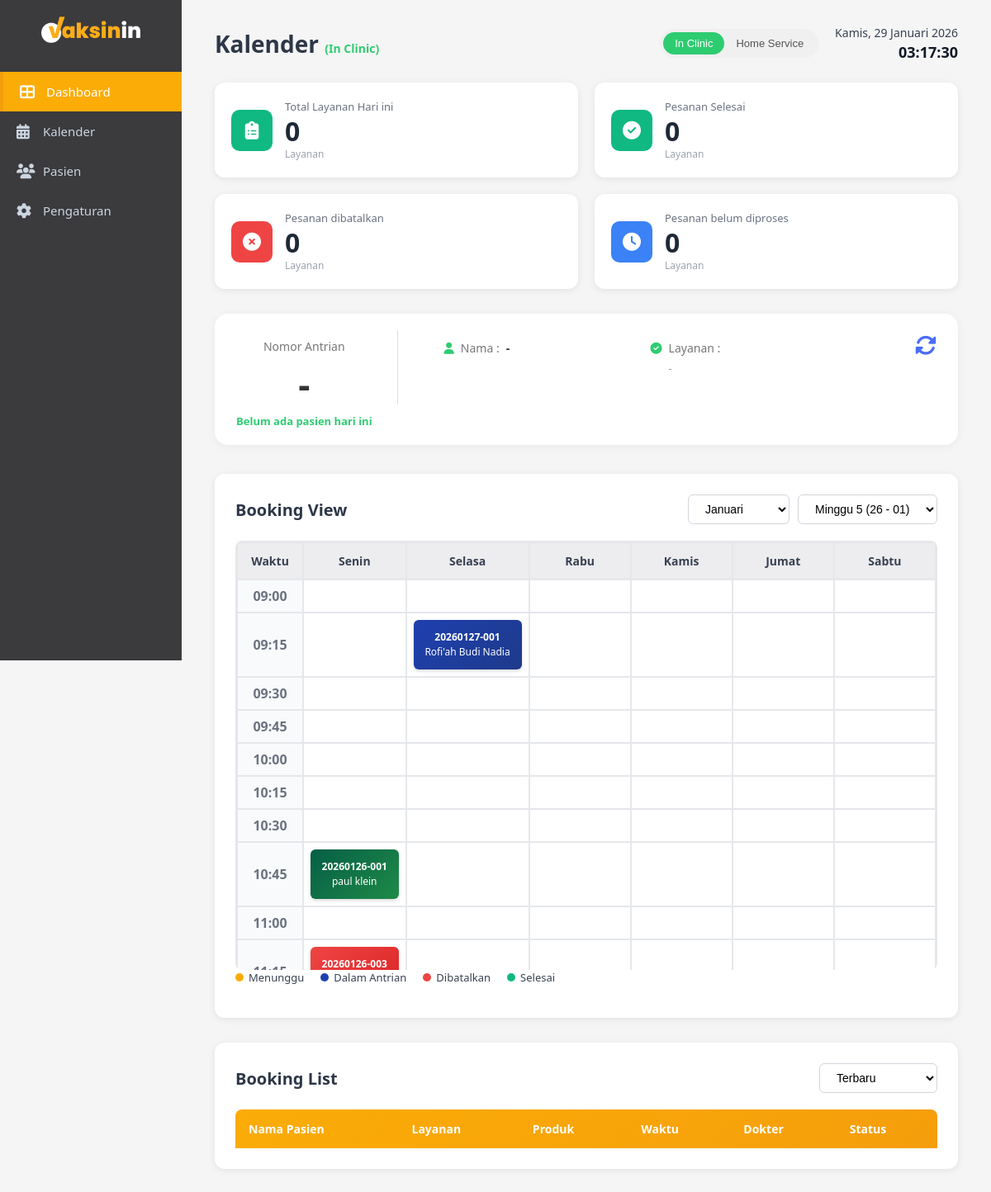
Screenshot of /admin/dashboard.php with the database file from the repository.
### tables this page shows
CREATE TABLE `bookings` (
  `id` int(11) NOT NULL,
  `patient_id` int(11) NOT NULL,
  `service_type` enum('Home Service','In Clinic') NOT NULL,
  `nomor_antrian` varchar(20) NOT NULL,
  `tanggal_booking` date NOT NULL,
  `waktu_booking` time NOT NULL,
  `status` enum('pending','confirmed','completed','cancelled') DEFAULT 'pending',
  `catatan` text DEFAULT NULL,
  `created_at` datetime NOT NULL,
  `updated_at` datetime DEFAULT current_timestamp() ON UPDATE current_timestamp(),
  `doctor_id` int(11) DEFAULT NULL,
  `payment_status` enum('unpaid','paid') DEFAULT 'unpaid',
  `tindakan_selesai` tinyint(1) DEFAULT 0
);

CREATE TABLE `patients` (
  `id` int(11) NOT NULL,
  `no_rekam_medis` varchar(20) NOT NULL,
  `nama_lengkap` varchar(100) NOT NULL,
  `nama_panggilan` varchar(50) DEFAULT NULL,
  `tanggal_lahir` date NOT NULL,
  `usia` int(11) DEFAULT NULL,
  `kategori_usia` enum('Anak','Dewasa') NOT NULL,
  `jenis_kelamin` enum('L','P') NOT NULL,
  `nik` varchar(16) DEFAULT NULL,
  `paspor` varchar(20) DEFAULT NULL,
  `kebangsaan` varchar(50) DEFAULT 'Indonesia',
  `pekerjaan` varchar(100) DEFAULT NULL,
  `nama_wali` varchar(100) DEFAULT NULL,
  `riwayat_alergi` text DEFAULT NULL,
  `riwayat_penyakit` text DEFAULT NULL,
  `riwayat_obat` text DEFAULT NULL,
  `pelayanan` varchar(50) NOT NULL,
  `created_at` timestamp NOT NULL DEFAULT current_timestamp(),
  `updated_at` timestamp NOT NULL DEFAULT current_timestamp() ON UPDATE current_timestamp()
);

### admin/dashboard.php (the view, shortened to what the rows shown need)
<?php
include "../config.php";
$service_mode = isset($_GET['service']) ? $_GET['service'] : 'In Clinic';
$current_month = isset($_GET['month']) ? intval($_GET['month']) : date('n');
$current_year  = isset($_GET['year']) ? intval($_GET['year']) : date('Y');
$today = new DateTime();
if (!isset($_GET['week'])) {
    $weeks = [];
    $firstDayOfMonth = new DateTime("$current_year-$current_month-01");
    $firstMonday = clone $firstDayOfMonth;
    $firstMonday->modify('monday this week');
    $weekIndex = 1;
    while (true) {
        $weekStart = clone $firstMonday;
        $weekStart->modify('+' . (($weekIndex - 1) * 7) . ' days');
        $weekEnd = clone $weekStart;
        $weekEnd->modify('+6 days');
        if ((int)$weekStart->format('m') > $current_month &&
            (int)$weekEnd->format('m') > $current_month) {
            break;
        }
        $weeks[] = [
            'start' => clone $weekStart,
            'end'   => clone $weekEnd
        ];
        $weekIndex++;
    }
    $current_week = 1;
    foreach ($weeks as $index => $w) {
        if ($today >= $w['start'] && $today <= $w['end']) {
            $current_week = $index + 1;
            break;
        }
    }
} else {
    $current_week = intval($_GET['week']);
}
$weeks = [];
$first_day = new DateTime("$current_year-$current_month-01");
$start = clone $first_day;
$start->modify('monday this week');
while (true) {
    $week_start = clone $start;
    $week_end   = clone $start;
    $week_end->modify('+6 days');
    if ((int)$week_start->format('m') > $current_month &&
        (int)$week_end->format('m') > $current_month) {
        break;
    }
    $weeks[] = [
        'start' => $week_start->format('Y-m-d'),
        'end'   => $week_end->format('Y-m-d'),
        'label' => $week_start->format('d') . ' - ' . $week_end->format('d')
    ];
    $start->modify('+1 week');
}
$week_start = $weeks[$current_week - 1]['start'];
$week_end   = $weeks[$current_week - 1]['end'];
$sql_bookings = "SELECT b.*, p.nama_lengkap
                 FROM bookings b
                 JOIN patients p ON b.patient_id = p.id
                 WHERE b.tanggal_booking BETWEEN ? AND ?
                 AND b.service_type = ?
                 ORDER BY b.tanggal_booking, b.waktu_booking";
$stmt_bookings = $conn->prepare($sql_bookings);
$stmt_bookings->bind_param('sss', $week_start, $week_end, $service_mode);
$stmt_bookings->execute();
$bookings_result = $stmt_bookings->get_result();
$bookings_grid = [];
while ($row = $bookings_result->fetch_assoc()) {
    $day = date('N', strtotime($row['tanggal_booking']));
    $time = date('H:i', strtotime($row['waktu_booking']));
    if (!isset($bookings_grid[$time])) {
        $bookings_grid[$time] = [];
    }
    if (!isset($bookings_grid[$time][$day])) {
        $bookings_grid[$time][$day] = [];
    }
    $bookings_grid[$time][$day][] = $row;
}
?>
<!DOCTYPE html>
<html lang="id">
<head>
    <link rel="stylesheet" href="css/admin.css">
    <link rel="stylesheet" href="https://cdnjs.cloudflare.com/ajax/libs/font-awesome/6.4.0/css/all.min.css">
</head>
<body>
    <div class="main-content">
        <header class="page-header <?= ($service_mode == 'Home Service') ? 'home_service' : 'in_clinic' ?>"
        style="display:flex; justify-content:space-between; align-items:center;">
            <h1>
                Kalender
                <?php if ($service_mode == 'Home Service'): ?>
                    <span style="font-size:14px; color:#ff7a00;">(Home Service)</span>
                <?php else: ?>
                    <span style="font-size:14px; color:#2ecc71;">(In Clinic)</span>
                <?php endif; ?>
            </h1>
        </header>
        <div class="booking-view">
            <div class="section-header">
                <h2>Booking View</h2>
            </div>
             <div class="calendar-wrapper">
                <div class="calendar-grid">
                    <table class="booking-table">
                        <thead>
                            <tr>
                                <th>Waktu</th>
                                <th>Senin</th>
                                <th>Selasa</th>
                                <th>Rabu</th>
                                <th>Kamis</th>
                                <th>Jumat</th>
                                <th>Sabtu</th>
                            </tr>
                        </thead>
                        <tbody>
                            <?php
                                $start_time = strtotime('09:00');
                                $end_time   = strtotime('17:00');
                                for ($time = $start_time; $time <= $end_time; $time += 15 * 60):
                                    $time_slot = date('H:i', $time);
                                ?>
                                    <tr>
                                        <td class="time-cell" data-time="<?php echo $time_slot; ?>">
                                            <?php echo $time_slot; ?>
                                        </td>
                                        <?php for ($day = 1; $day <= 6; $day++): ?>
                                            <td class="booking-cell"
                                                data-time="<?php echo $time_slot; ?>"
                                                data-day="<?php echo $day; ?>">
                                                <?php if (isset($bookings_grid[$time_slot][$day])): ?>
                                                    <?php
                                                    $bookings = $bookings_grid[$time_slot][$day];
                                                    $status = $bookings[0]['status'];
                                                    $color_class =
                                                        ($status === 'confirmed') ? 'status-confirmed' :
                                                        (($status === 'completed') ? 'status-completed' :
                                                        (($status === 'cancelled') ? 'status-cancelled' :
                                                        (($status === 'pending') ? 'status-pending' : '')));
                                                    ?>
                                                    <div class="booking-item <?php echo $color_class; ?>"
                                                        onclick="showBookingDetail(<?php echo $bookings[0]['id']; ?>)">
                                                        <?php foreach ($bookings as $index => $b): ?>
                                                            <div class="booking-row">
                                                                <span class="queue-no">
                                                                    <?php echo htmlspecialchars($b['nomor_antrian']); ?>
                                                                </span>
                                                                <span class="patient-name">
                                                                    <?php echo htmlspecialchars($b['nama_lengkap']); ?>
                                                                </span>
                                                            </div>
                                                        <?php endforeach; ?>
                                                    </div>
                                                <?php endif; ?>
                                            </td>
                                        <?php endfor; ?>
                                    </tr>
                                <?php endfor; ?>
                        </tbody>
                    </table>
                </div>
            </div>
        </div>
        <div class="booking-list">
            <div class="section-header">
                <h2>Booking List</h2>
            </div>
            <table class="list-table">
                <thead>
                    <tr>
                        <th>Nama Pasien</th>
                        <th>Layanan</th>
                        <th>Produk</th>
                        <th>Waktu</th>
                        <th>Dokter</th>
                        <th>Status</th>
                    </tr>
                </thead>
            </table>
        </div>
    </div>
</body>
</html>

### rows the page displays
bookings: nomor_antrian "20260127-001", patient.nama_lengkap "Rofi'ah Budi Nadia"
bookings: nomor_antrian "20260126-001", patient.nama_lengkap "paul klein"
bookings: nomor_antrian "20260126-003"

### other values shown
$total_today "0"
$total_done "0"
$total_cancelled "0"
$total_pending "0"
$time_slot "09:00"
$time_slot "09:15"
$time_slot "09:30"
$time_slot "09:45"
$time_slot "10:00"
$time_slot "10:15"
$time_slot "10:30"
$time_slot "10:45"
$time_slot "11:00"
form field value "Januari"
